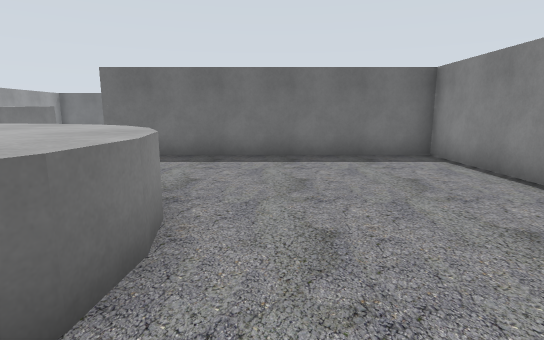
view 1 (above)

16 first-person views from a walk through a Gazebo world. The camera is 1.2 m above the floor, tilts 10° down and sees 80° across. The floor is counted in squares, 1 m on a side. Each view is taken from the middle of a square. On the plan, view 1 faces up. The plan holds only what a view shows up to about 13 squares ahead; the rest is blank.

view 2
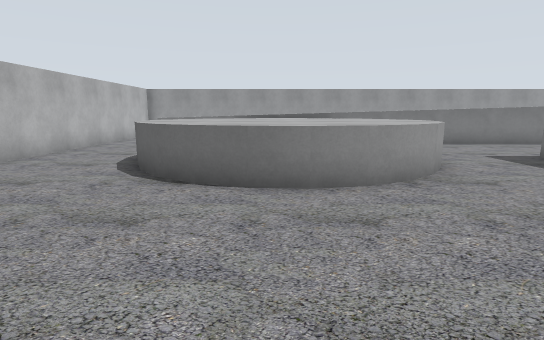

view 3
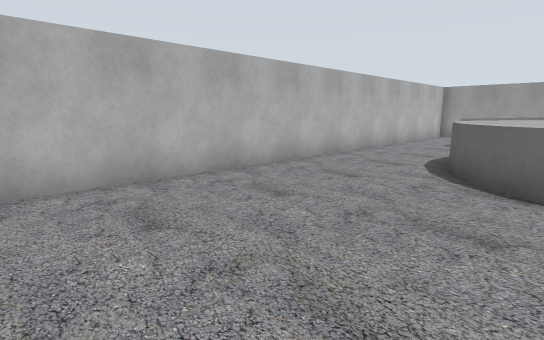

view 4
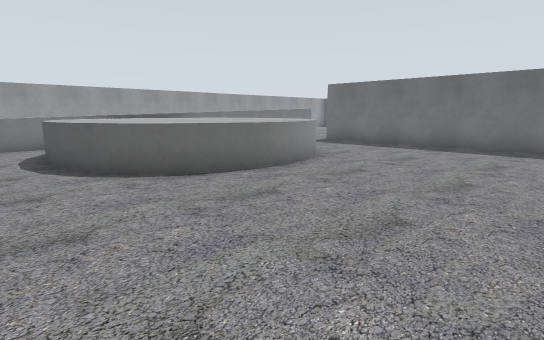

view 5
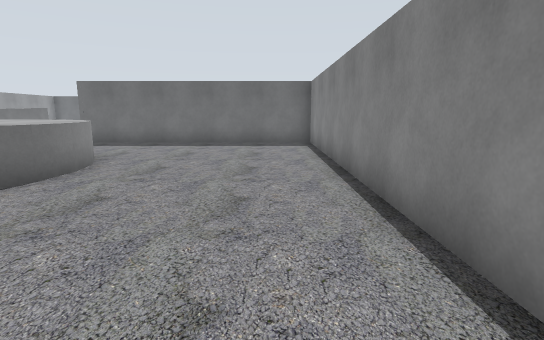

view 6
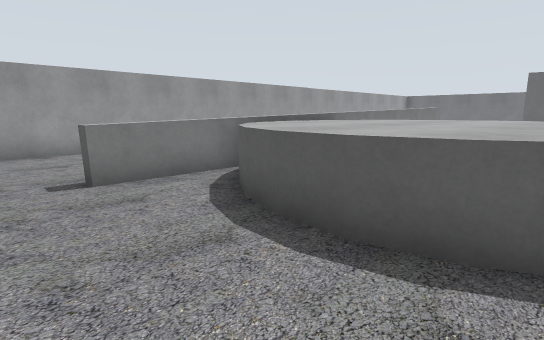

view 7
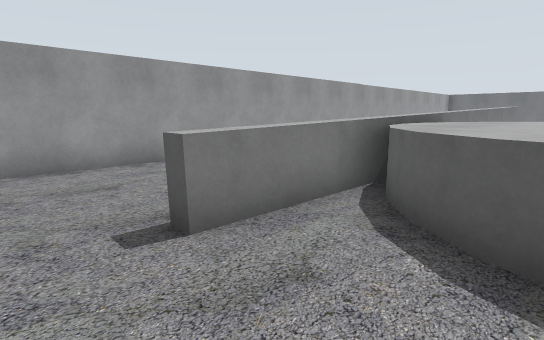

view 8
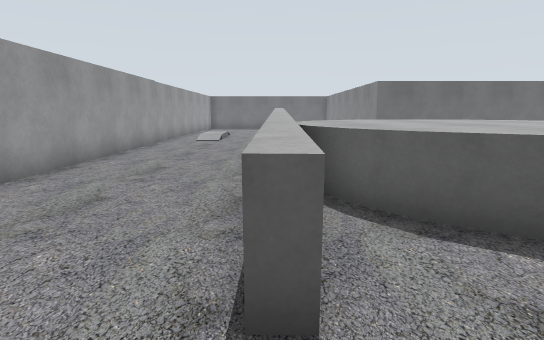

view 9
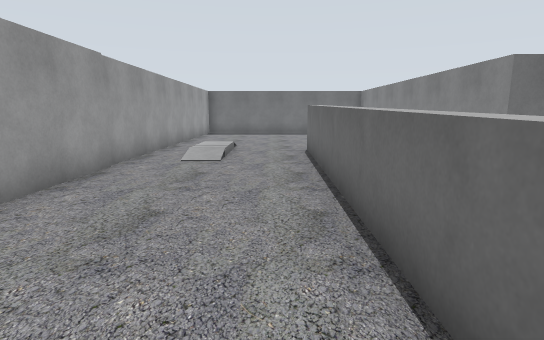

view 10
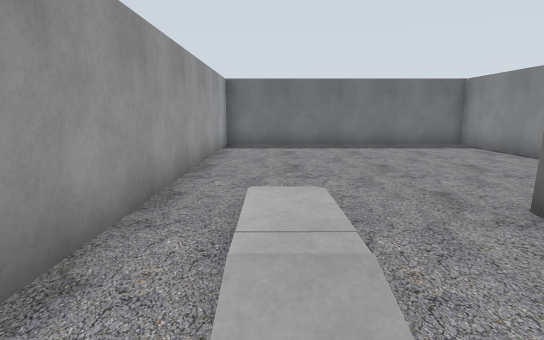

view 11
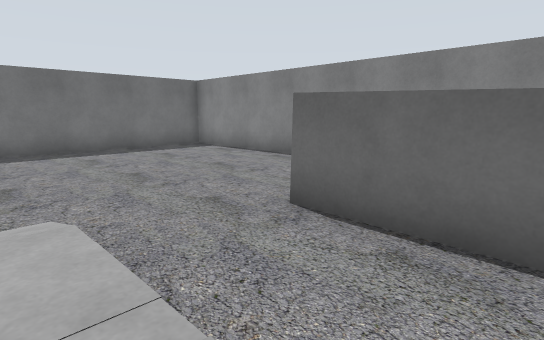

view 12
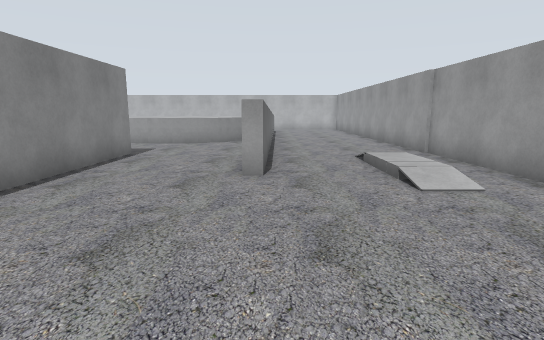

view 13
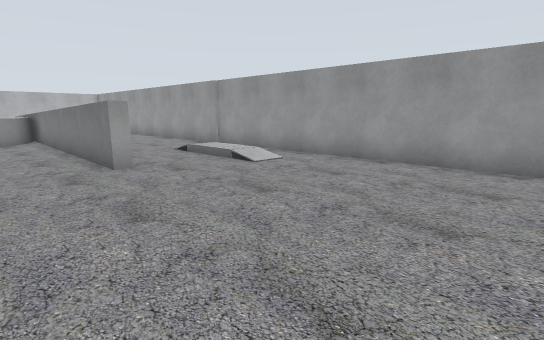

view 14
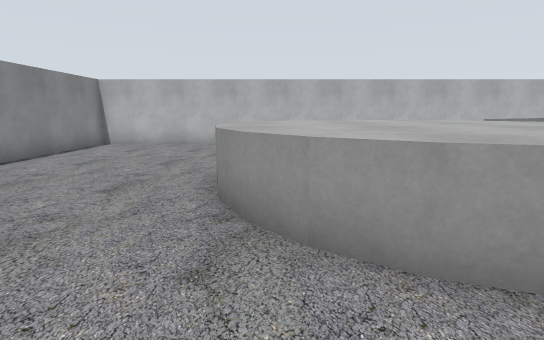

view 15
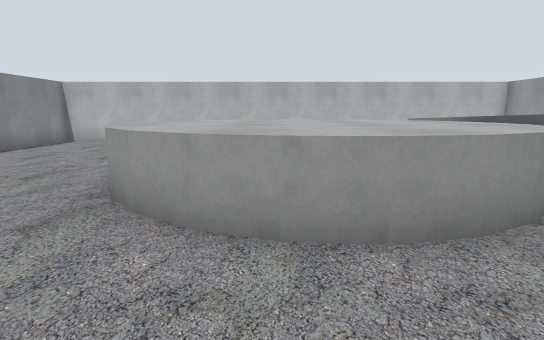

view 16
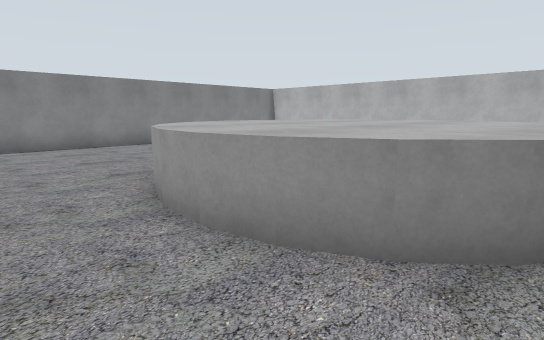

### Floor plan
Points are (right, up) in squares from view 1. A wall is a line through its corners. A room is listed if a view was taken in it or the views show most of it. See-through windows are left out.
Room 1 (views 1, 2, 3, 4, 5, 6, 7, 14, 15, 16)
walls: (-8.5, -4.6) (4.6, -4.6) (4.6, 9.3) (-4.8, 9.3) (-4.8, 12.5); (-8.4, 12.8) (-8.7, -2.4)
ways out: opening at (-9, -3.5) to room 2; opening at (-7, 13) to room 2
objects: grey cylinder (-8, -1) to (-1, 6)
Room 2 (views 8, 9, 10, 11, 12, 13)
walls: (-4.8, 12.5) (-4.8, 21.4) (-13.7, 21.4) (-13.7, -4.4); (-9, 3) (-8.8, 12.8) (-8.4, 12.8); (-12.5, -4.6) (-8.5, -4.6)
low walls: (-8.7, -2.4) (-9.2, -2.4)
ways out: opening at (-9, -3.5) to room 1; opening at (-7, 13) to room 1

Where each view was taken, in squares from view 1:
view 1: 0 up, 0 right, facing up
view 2: 2 up, 4 right, facing left
view 3: 1 up, 4 right, facing down-left
view 4: 3 down, 4 right, facing up-left
view 5: 4 down, 3 right, facing up
view 6: 4 down, 3 left, facing up-left
view 7: 4 down, 6 left, facing up-left
view 8: 4 down, 9 left, facing up
view 9: 2 up, 10 left, facing up
view 10: 9 up, 12 left, facing up
view 11: 10 up, 12 left, facing up-right
view 12: 19 up, 9 left, facing down
view 13: 20 up, 6 left, facing down-left
view 14: 8 up, 2 left, facing down
view 15: 9 up, 4 left, facing down
view 16: 8 up, 8 left, facing down-right
